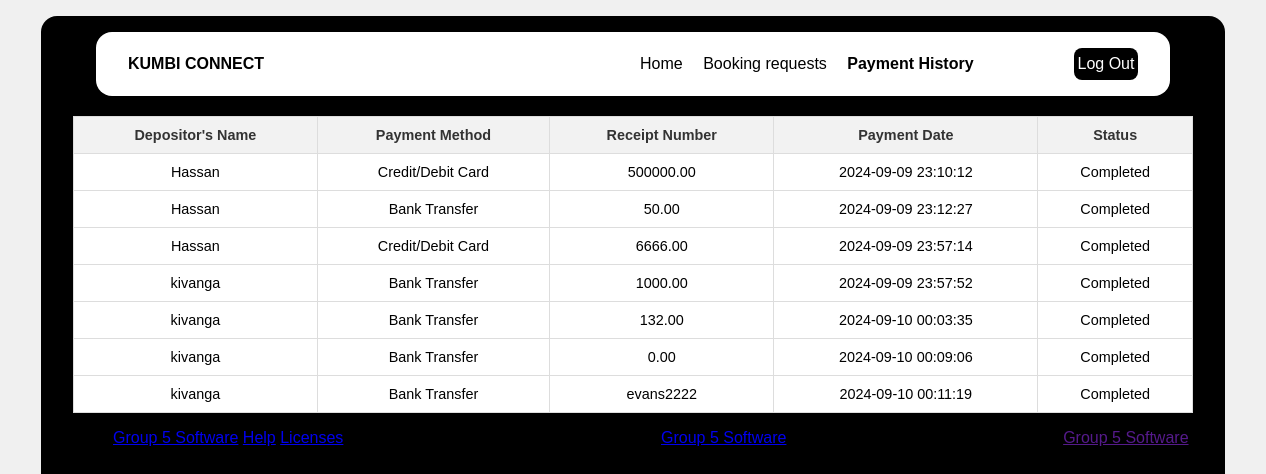
The app's page /receivable.php with its own data.
### tables this page shows
CREATE TABLE `payments` (
  `id` int(11) NOT NULL,
  `user_id` int(11) DEFAULT NULL,
  `depositor_name` text NOT NULL,
  `payment_method` varchar(50) NOT NULL,
  `amount` varchar(25) DEFAULT NULL,
  `payment_date` datetime DEFAULT NULL,
  `status` varchar(50) DEFAULT 'Pending',
  `notification_sent` tinyint(1) DEFAULT 0
);

### receivable.php (the view, shortened to what this page needs)
<!DOCTYPE html>
<html lang="en">
<head>
    <link rel="stylesheet" href="payment method.css">
</head>
<body>
<div class="wrapper">
        <section class="hero">
      <header>
        <a href="ManagerDashboard.php" class="logo">KUMBI CONNECT</a>
    <nav class="navbar">
        <ul>
          <li>
            <a href="ManagerDashboard.php">Home</a>
          </li>
          <li>
            <a href="BookingRequest.php">Booking requests</a>
          </li>
          <li>
            <a href="receivable.php" class="active">Payment History</a>
          </li>
          <li>
            <a href="ManagerLogin.php" class="logout">Log Out</a>
          </li>
        </ul>
    </nav>
  </header>
<?php
$servername = "localhost";
$username = "root";
$password = "";
$dbname = "halldb";
$conn = new mysqli($servername, $username, $password, $dbname);
$sql = "SELECT depositor_name, payment_method, amount, payment_date, status FROM payments";
$result = mysqli_query($conn, $sql);
if (mysqli_num_rows($result) > 0) {
    echo "<table>
            <tr>
                <th>Depositor's Name</th>
                <th>Payment Method</th>
                <th>Receipt Number</th>
                <th>Payment Date</th>
                <th>Status</th>
            </tr>";
    while ($row = mysqli_fetch_assoc($result)) {
        echo "<tr>
        <td>" . htmlspecialchars($row['depositor_name']) . "</td>
                <td>" . htmlspecialchars($row['payment_method']) . "</td>
                <td>" . htmlspecialchars($row['amount']) . " </td>
                <td>" . htmlspecialchars($row['payment_date']) . "</td>
                <td>" . htmlspecialchars($row['status']) . "</td>
              </tr>";
    }
    echo "</table>";
} else {
    echo "No payments found.";
}
?>
<footer>
    <nav class="footer-subnavigation">
   <ul>
     <li>
       <a href="#">Group 5 Software</a>
     </li>
     <li>
       <a href="#"> Help </a>
     </li>
     <li>
       <a href="#"> Licenses </a>
     </li>
   </ul>
 </nav>
 <div class="copyright">
   2024, made with by
   <a href="#">Group 5 Software</a>
 </div>
 <div>
   Distributed by
   <a target="_blank" href="">Group 5 Software</a>.
 </div>
</footer>
</div>
</body>
</html>

### payment method.css (style rules this page uses)
body { font-family: Arial, sans-serif; background-color: #f4f7f8; margin: 0; padding: 0; display: flex; justify-content: center; align-items: center; height: 100%; }
table { width: 100%; border-collapse: collapse; margin-top: 20px; font-size: 0.9rem; }
table, th, td { border: 1px solid #ddd; }
th, td { padding: 10px; text-align: center; }
th { background-color: #f2f2f2; color: #333; }
td { background-color: #fff; }

### receivable.php (style rules this page uses)
html { font-family: "Poppins",sans-serif; }
body { background-color: rgb(240, 240, 240); margin:0; padding:0; }
.wrapper { padding:1rem 4rem; }
.active { font-weight: bolder; }
.hero { background-color: black; padding:5rem 2rem 1rem; border-radius:1rem; width:70rem; height:100vh; }
header { background-color:white; display: flex; flex-direction: row; justify-content: space-between; align-items: center; padding: 0 2rem; border-radius:1rem; position: fixed; top:2rem; left: 6rem; right:6rem; z-index: 100; }
.logo { text-decoration:none; font-weight:bold; color:#000; }
header>nav>ul { list-style:none; display: inline-block; }
header>nav>ul>li { margin-left:1rem; display: inline-block; }
header>nav>ul>li>a { text-decoration: none; color: black; }
.logout { background-color: black; color:white; display:flex; align-items: center; justify-content: center; height:2rem; width:4rem; border-radius:0.5rem; margin-left:5rem; }
footer { display: flex; flex-direction: row; justify-content: space-between; align-items: center; }
.footer-subnavigation ul { list-style: none; }
.footer-subnavigation ul li { display: inline-block; }

### records on screen
payments: depositor_name "Hassan", payment_method "Credit/Debit Card", amount "500000.00", payment_date "2024-09-09 23:10:12", status "Completed"
payments: depositor_name "Hassan", payment_method "Bank Transfer", amount "50.00", payment_date "2024-09-09 23:12:27", status "Completed"
payments: depositor_name "Hassan", payment_method "Credit/Debit Card", amount "6666.00", payment_date "2024-09-09 23:57:14", status "Completed"
payments: depositor_name "kivanga", payment_method "Bank Transfer", amount "1000.00", payment_date "2024-09-09 23:57:52", status "Completed"
payments: depositor_name "kivanga", payment_method "Bank Transfer", amount "132.00", payment_date "2024-09-10 00:03:35", status "Completed"
payments: depositor_name "kivanga", payment_method "Bank Transfer", amount "0.00", payment_date "2024-09-10 00:09:06", status "Completed"
payments: depositor_name "kivanga", payment_method "Bank Transfer", amount "evans2222", payment_date "2024-09-10 00:11:19", status "Completed"
